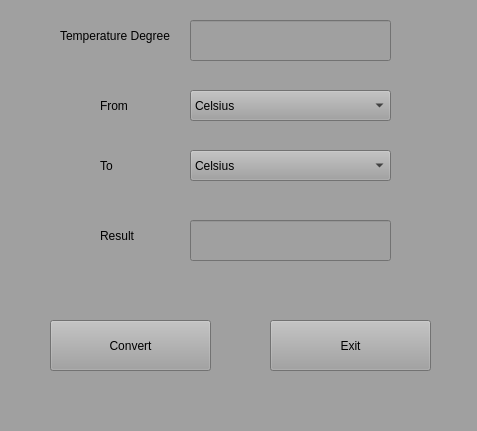
<?xml version="1.0" encoding="UTF-8"?>
<ui version="4.0">
 <class>MainWindow</class>
 <widget class="QMainWindow" name="MainWindow">
  <property name="geometry">
   <rect>
    <x>0</x>
    <y>0</y>
    <width>477</width>
    <height>431</height>
   </rect>
  </property>
  <property name="windowTitle">
   <string>Temperature Converter</string>
  </property>
  <property name="styleSheet">
   <string notr="true">background-color: rgb(160, 160, 160);</string>
  </property>
  <widget class="QWidget" name="centralwidget">
   <widget class="QLineEdit" name="line1">
    <property name="geometry">
     <rect>
      <x>190</x>
      <y>20</y>
      <width>201</width>
      <height>41</height>
     </rect>
    </property>
   </widget>
   <widget class="QComboBox" name="comboBox1">
    <property name="geometry">
     <rect>
      <x>190</x>
      <y>90</y>
      <width>201</width>
      <height>31</height>
     </rect>
    </property>
    <item>
     <property name="text">
      <string>Celsius</string>
     </property>
    </item>
    <item>
     <property name="text">
      <string>Fahrenheit</string>
     </property>
    </item>
    <item>
     <property name="text">
      <string>Kelvin</string>
     </property>
    </item>
   </widget>
   <widget class="QLineEdit" name="line2">
    <property name="geometry">
     <rect>
      <x>190</x>
      <y>220</y>
      <width>201</width>
      <height>41</height>
     </rect>
    </property>
   </widget>
   <widget class="QLabel" name="label">
    <property name="geometry">
     <rect>
      <x>60</x>
      <y>20</y>
      <width>121</width>
      <height>31</height>
     </rect>
    </property>
    <property name="text">
     <string>Temperature Degree</string>
    </property>
   </widget>
   <widget class="QLabel" name="label_2">
    <property name="geometry">
     <rect>
      <x>100</x>
      <y>90</y>
      <width>81</width>
      <height>31</height>
     </rect>
    </property>
    <property name="text">
     <string>From</string>
    </property>
   </widget>
   <widget class="QLabel" name="label_3">
    <property name="geometry">
     <rect>
      <x>100</x>
      <y>150</y>
      <width>71</width>
      <height>31</height>
     </rect>
    </property>
    <property name="text">
     <string>To</string>
    </property>
   </widget>
   <widget class="QLabel" name="label_4">
    <property name="geometry">
     <rect>
      <x>100</x>
      <y>220</y>
      <width>61</width>
      <height>31</height>
     </rect>
    </property>
    <property name="text">
     <string>Result</string>
    </property>
   </widget>
   <widget class="QComboBox" name="comboBox">
    <property name="enabled">
     <bool>true</bool>
    </property>
    <property name="geometry">
     <rect>
      <x>190</x>
      <y>150</y>
      <width>201</width>
      <height>31</height>
     </rect>
    </property>
    <property name="currentText">
     <string>Kelvin</string>
    </property>
    <item>
     <property name="text">
      <string>Celsius</string>
     </property>
    </item>
    <item>
     <property name="text">
      <string>Fahrenheit</string>
     </property>
    </item>
    <item>
     <property name="text">
      <string>Kelvin</string>
     </property>
    </item>
   </widget>
   <widget class="QPushButton" name="cvt_btn">
    <property name="geometry">
     <rect>
      <x>50</x>
      <y>320</y>
      <width>161</width>
      <height>51</height>
     </rect>
    </property>
    <property name="text">
     <string>Convert</string>
    </property>
   </widget>
   <widget class="QPushButton" name="exit_btn">
    <property name="geometry">
     <rect>
      <x>270</x>
      <y>320</y>
      <width>161</width>
      <height>51</height>
     </rect>
    </property>
    <property name="text">
     <string>Exit</string>
    </property>
   </widget>
  </widget>
  <widget class="QStatusBar" name="statusbar"/>
 </widget>
 <resources/>
 <connections/>
</ui>
